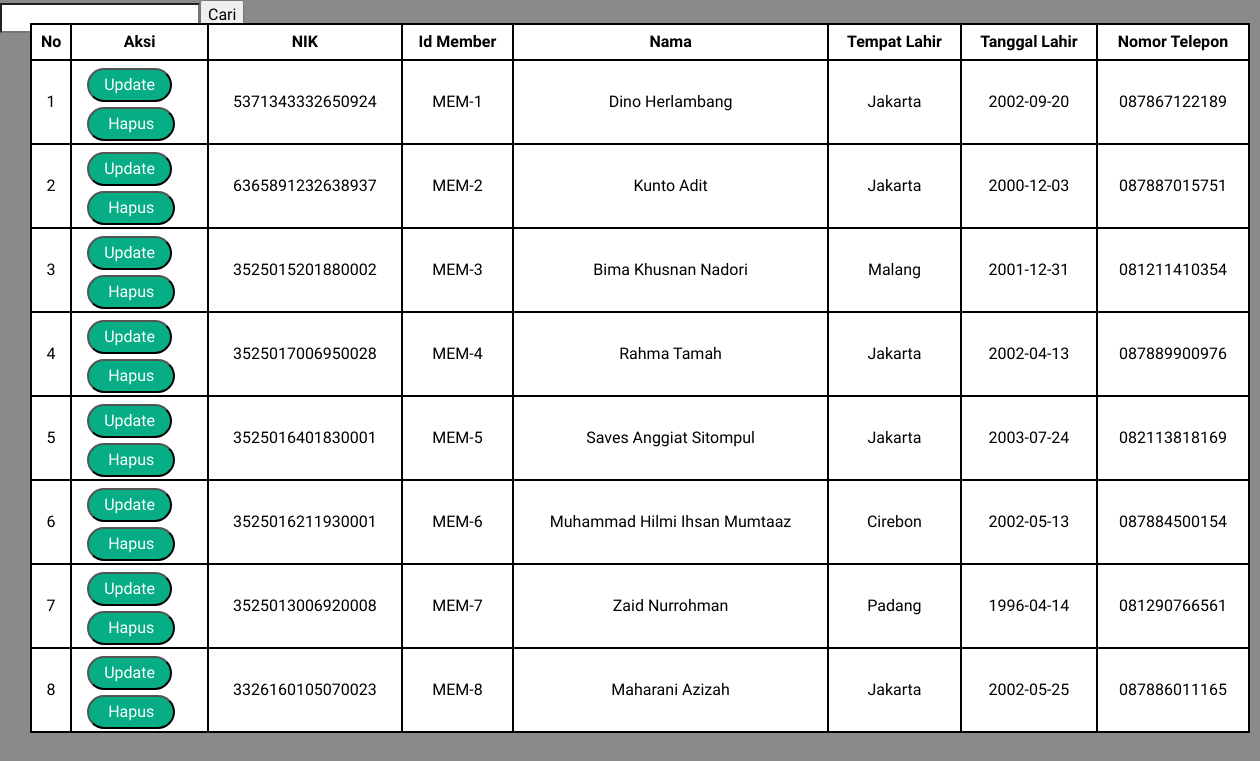
Screenshot of /pegawai/lihatAkun.php (signed in) with the database file from the repository.
### tables this page shows
CREATE TABLE `tb_peminjam` (
  `NIK` varchar(255) NOT NULL,
  `id_member` int(11) NOT NULL,
  `nama` varchar(255) NOT NULL,
  `jenis_kelamin` enum('Laki-Laki','Perempuan') NOT NULL,
  `tempat_lahir` varchar(255) NOT NULL,
  `tanggal_lahir` date NOT NULL,
  `no_telp` varchar(255) NOT NULL,
  `alamat` varchar(255) NOT NULL,
  `dibuat` datetime DEFAULT NULL,
  `diubah` datetime DEFAULT NULL,
  `dihapus` datetime DEFAULT NULL,
  `status_data` enum('Aktif','Tidak Aktif') DEFAULT 'Aktif'
);

### pegawai/functionsPegawai.php (called while the page is built, shortened)
<?php
$conn = mysqli_connect("localhost", "root", "", "db_buku");
function query($query){
    global $conn;
    $result = mysqli_query($conn, $query);
    $rows = [];
    while($row = mysqli_fetch_assoc($result)){
        $rows[] = $row;
    }
    return $rows;
}
?>

### pegawai/lihatAkun.php (the view, shortened to what this page needs)
<?php
require 'functionsPegawai.php';
$member = query("SELECT * FROM tb_peminjam WHERE status_data = 'Aktif' ORDER BY id_member ASC");
?>
<!DOCTYPE html>
<html>
    <head>
        <link rel="stylesheet" href="boots/css/bootstrap.css">
        <link rel="stylesheet" href="content/lihatAkun.css">
    </head>
    <body>
        <div id="article">
            <div id="head">
                <div id="cariAkun">
                    <form action="" method="POST">
                        <input id="search" type="search" name="keyword" autocomplete="off">
                        <input id="btnSubmitAkun" type="submit" name="cari" value="Cari">
                    </form>
                </div>
            </div>
            <div id="daftarAkun">
                <div id="tableAkun" style="overflow-x:auto;">
                    <table>
                        <tr id="row0">
                            <th>No</th>
                            <th>Aksi</th>
                            <th>NIK</th>
                            <th>Id Member</th>
                            <th>Nama</th>
                            <th>Tempat Lahir</th>
                            <th>Tanggal Lahir</th>
                            <th>Nomor Telepon</th>
                        </tr>
                        <?php $i= 1; ?>
                        <?php foreach( $member as $row ) :?>
                        <tr>
                            <td><?= $i ?></td>
                            <td>
                                <a href="updateMember.php?id_member=<?= $row['id_member'];?>">
                                    <button class="update">Update</button>
                                </a></br>
                                <a href="hapusAkun.php?id_member=<?= $row['id_member']; ?>" onclick="return confirm('hapus data?')";>
                                    <button class="hapus">Hapus</button>
                                </a>
                            </td>
                            <td><?php echo $row['NIK'] ?></td>
                            <td><?php echo "MEM-", $row['id_member'] ?></td>
                            <td><?php echo $row['nama']?></td>
                            <td><?php echo $row['tempat_lahir']?></td>
                            <td><?php echo $row['tanggal_lahir']?></td>
                            <td><?php echo $row['no_telp'] ?></td>
                        </tr>
                        <?php $i++; ?>
                        <?php endforeach; ?>
                    </table>
                </div>
            </div>
        </div>
    </body>
</html>

### pegawai/content/lihatAkun.css (style rules this page uses)
body { width: 100%; position: absolute; display: block; margin:0 auto; left: 0px; font-family: 'Montserrat Alternates', sans-serif; background-color: #8A8A8A; }
#article { display: block; color: white; }
#head { display: block; float: left; width: 100%; }
#search { display: block; float: left; margin-top: 3px; width: 200px; }
#daftarAkun { display: block; float: left; margin-left: 30px; background-color: #8FE2CE; height: 550px; width: 1220px; color: black; }
table { border-collapse: collapse; border-spacing: 0; width: 100%; border: 1px solid #ddd; background-color: white; }
#row0 th { text-align: center; padding-top: 5px; padding-bottom: 5px; padding-left: 5px; padding-right: 5px; border: 2px black solid; }
tr td { text-align: center; padding-top: 2px; padding-bottom: 2px; padding-left: 5px; padding-right: 5px; border: 2px black solid; }
.update { display: block; float: left; margin-top: 5px; margin-left: 10px; background-color: #07AD85; border-radius: 100px; color: white; font-size: 16px; font-family: 'Montserrat Alternates', sans-serif; font-weight: 500; padding: 3px 15px 3px 15px; cursor: pointer; }
.hapus { display: block; float: left; margin-top: 5px; margin-left: 10px; background-color: #07AD85; border-radius: 100px; color: white; font-size: 16px; font-family: 'Montserrat Alternates', sans-serif; font-weight: 500; padding: 3px 19px 3px 19px; cursor: pointer; }

### rows the page displays
tb_peminjam: NIK "5371343332650924", id_member "1", nama "Dino Herlambang", tempat_lahir "Jakarta", tanggal_lahir "2002-09-20", no_telp "087867122189"
tb_peminjam: NIK "6365891232638937", id_member "2", nama "Kunto Adit", tempat_lahir "Jakarta", tanggal_lahir "2000-12-03", no_telp "087887015751"
tb_peminjam: NIK "3525015201880002", id_member "3", nama "Bima Khusnan Nadori", tempat_lahir "Malang", tanggal_lahir "2001-12-31", no_telp "081211410354"
tb_peminjam: NIK "3525017006950028", id_member "4", nama "Rahma Tamah", tempat_lahir "Jakarta", tanggal_lahir "2002-04-13", no_telp "087889900976"
tb_peminjam: NIK "3525016401830001", id_member "5", nama "Saves Anggiat Sitompul", tempat_lahir "Jakarta", tanggal_lahir "2003-07-24", no_telp "082113818169"
tb_peminjam: NIK "3525016211930001", id_member "6", nama "Muhammad Hilmi Ihsan Mumtaaz", tempat_lahir "Cirebon", tanggal_lahir "2002-05-13", no_telp "087884500154"
tb_peminjam: NIK "3525013006920008", id_member "7", nama "Zaid Nurrohman", tempat_lahir "Padang", tanggal_lahir "1996-04-14", no_telp "081290766561"
tb_peminjam: NIK "3326160105070023", id_member "8", nama "Maharani Azizah", tempat_lahir "Jakarta", tanggal_lahir "2002-05-25", no_telp "087886011165"
